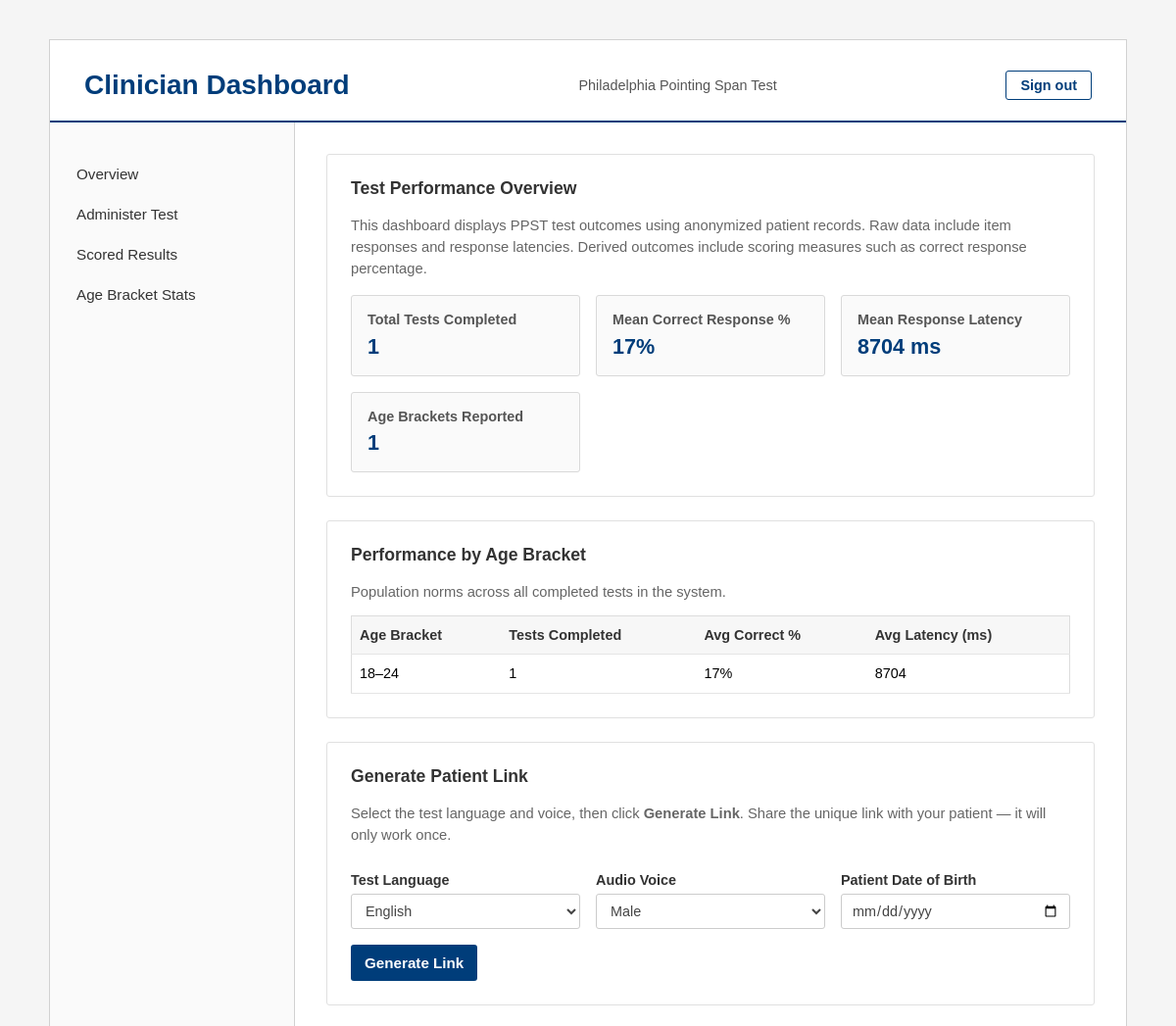
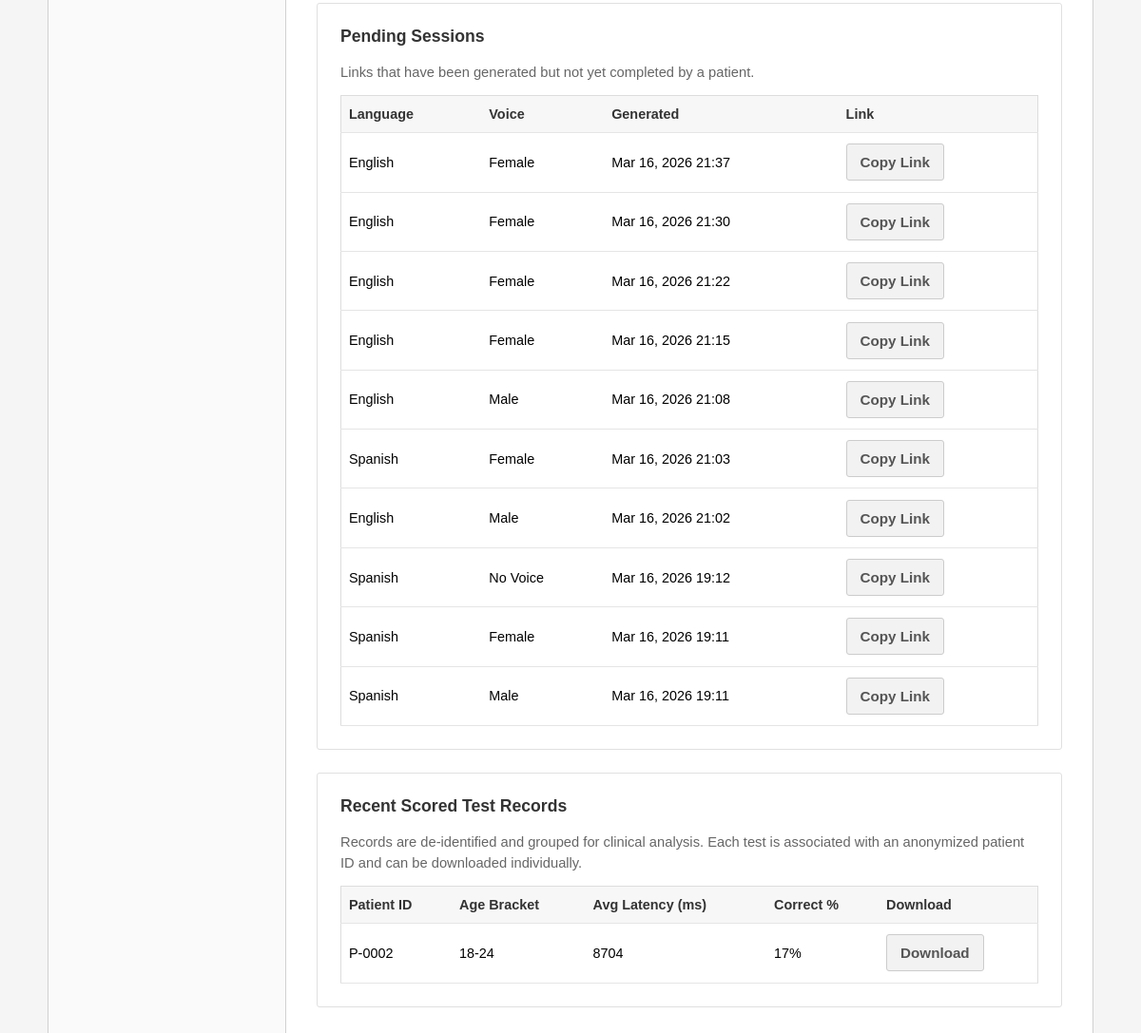
Page /clinician/dashboard/ (signed in) on the committed database (2 pictures, top to bottom).
### ppst/models.py (models this page shows, shortened)
class TestSession(models.Model):
    AGE_BRACKET_CHOICES = [
        ("18-24",  "18–24"),
        ("25-34",  "25–34"),
        ("35-44",  "35–44"),
        ("45-54",  "45–54"),
        ("55-64",  "55–64"),
        ("65-74",  "65–74"),
        ("75-84",  "75–84"),
        ("85+",    "85+"),
    ]
    LANGUAGE_CHOICES = [
        ("en", "English"),
        ("es", "Spanish"),
    ]
    VOICE_CHOICES = [
        ("male",   "Male"),
        ("female", "Female"),
        ("none",   "No Voice"),
    ]
    access_token = models.UUIDField(default=uuid.uuid4, unique=True, editable=False)
    clinician = models.ForeignKey(
        Clinician,
        on_delete=models.SET_NULL,
        null=True,
        blank=True,
        related_name="sessions",
    )
    age_bracket = models.CharField(max_length=10, choices=AGE_BRACKET_CHOICES)
    language    = models.CharField(max_length=5,  choices=LANGUAGE_CHOICES, default="en")
    voice       = models.CharField(max_length=10, choices=VOICE_CHOICES,    default="male")
    is_completed = models.BooleanField(default=False)
    created_at   = models.DateTimeField(auto_now_add=True)
    completed_at = models.DateTimeField(null=True, blank=True)

### ppst/views.py (the view)
# urls.py: path("clinician/dashboard/",          views.clinician_dashboard, name="clinician_dashboard"),
@login_required(login_url="/login/")
def clinician_dashboard(request):
    from django.db.models import Avg
    clinician = getattr(request.user, "clinician", None)
    all_sessions = TestSession.objects.filter(clinician=clinician)
    completed_sessions = all_sessions.filter(is_completed=True)
    expiry_time = timezone.now() - timedelta(hours=48)
    pending_sessions = all_sessions.filter(
        is_completed=False,
        created_at__gte=expiry_time
    ).order_by("-created_at")[:10]
    stats = TrialResponse.objects.filter(
        session__in=completed_sessions
    ).aggregate(mean_latency=Avg("latency_ms"))
    recent_results = []
    for s in completed_sessions.order_by("-completed_at")[:20]:
        responses = s.trial_responses.all()
        correct = responses.filter(is_correct=True).count()
        avg_latency = responses.aggregate(avg=Avg("latency_ms"))["avg"] or 0
        export_url = request.build_absolute_uri(
            reverse("export_session", args=[s.access_token])
        )
        recent_results.append({
            "patient_id": f"P-{s.pk:04d}",
            "age_bracket": s.age_bracket,
            "avg_latency_ms": round(avg_latency),
            "correct_percent": round(correct / 12 * 100),
            "export_url": export_url,
        })
    total = completed_sessions.count()
    mean_correct = 0
    if total:
        all_responses = TrialResponse.objects.filter(session__in=completed_sessions)
        total_response_count = all_responses.count()
        correct_total = all_responses.filter(is_correct=True).count()
        mean_correct = round(correct_total / total_response_count * 100) if total_response_count else 0
    pending_rows = []
    for s in pending_sessions:
        pending_rows.append({
            "token": str(s.access_token),
            "language": s.get_language_display(),
            "voice": s.get_voice_display(),
            "created_at": s.created_at,
            "patient_url": request.build_absolute_uri(
                reverse("patient_access", args=[s.access_token])
            ),
        })
    all_completed = TestSession.objects.filter(is_completed=True)
    bracket_stats = []
    for bracket, label in TestSession.AGE_BRACKET_CHOICES:
        bracket_sessions = all_completed.filter(age_bracket=bracket)
        bracket_responses = TrialResponse.objects.filter(session__in=bracket_sessions)
        count = bracket_sessions.count()
        if count > 0:
            correct = bracket_responses.filter(is_correct=True).count()
            total_responses = bracket_responses.count()
            avg_lat = bracket_responses.aggregate(avg=Avg("latency_ms"))["avg"] or 0
            correct_pct = round(correct / total_responses * 100) if total_responses else 0
            bracket_stats.append({
                "bracket": label,
                "count": count,
                "correct_pct": correct_pct,
                "avg_latency": round(avg_lat),
            })
    context = {
        "total_tests": total,
        "mean_correct_percent": mean_correct,
        "mean_latency_ms": round(stats["mean_latency"] or 0),
        "age_bracket_count": completed_sessions.values("age_bracket").distinct().count(),
        "recent_results": recent_results,
        "pending_rows": pending_rows,
        "bracket_stats": bracket_stats,
        "generate_url": request.build_absolute_uri(reverse("generate_session")),
    }
    return render(request, "ppst/clinician_dashboard.html", context)

### ppst/templates/ppst/clinician_dashboard.html (shortened to what this page needs)
<!DOCTYPE html>
<html lang="en">
<head>
</head>
<body>
    <div class="dashboard-shell">
        <div class="navbar">
            <h1>Clinician Dashboard</h1>
            <div class="subtitle">Philadelphia Pointing Span Test</div>
            <a href="/logout/" style="color:#003d7a;font-weight:600;font-size:0.9rem;text-decoration:none;border:1px solid #003d7a;padding:6px 14px;border-radius:3px;">Sign out</a>
        </div>
        <div class="container">
            <div class="sidebar">
                <a href="#overview">Overview</a>
                <a href="#administer">Administer Test</a>
                <a href="#results">Scored Results</a>
                <a href="#age-stats">Age Bracket Stats</a>
            </div>
            <div class="main-content">
                <div class="card" id="overview">
                    <h2>Test Performance Overview</h2>
                    <p>This dashboard displays PPST test outcomes using anonymized patient records. Raw data include item responses and response latencies. Derived outcomes include scoring measures such as correct response percentage.</p>
                    <div class="grid">
                        <div class="metric">
                            <h3>Total Tests Completed</h3>
                            <div class="value">{{ total_tests|default:"0" }}</div>
                        </div>
                        <div class="metric">
                            <h3>Mean Correct Response %</h3>
                            <div class="value">{{ mean_correct_percent|default:"0" }}%</div>
                        </div>
                        <div class="metric">
                            <h3>Mean Response Latency</h3>
                            <div class="value">{{ mean_latency_ms|default:"0" }} ms</div>
                        </div>
                        <div class="metric">
                            <h3>Age Brackets Reported</h3>
                            <div class="value">{{ age_bracket_count|default:"0" }}</div>
                        </div>
                    </div>
                </div>
                <div class="card" id="age-stats">
                    <h2>Performance by Age Bracket</h2>
                    <p>Population norms across all completed tests in the system.</p>
                    <table>
                        <thead>
                            <tr>
                                <th>Age Bracket</th>
                                <th>Tests Completed</th>
                                <th>Avg Correct %</th>
                                <th>Avg Latency (ms)</th>
                            </tr>
                        </thead>
                        <tbody>
                            {% for row in bracket_stats %}
                            <tr>
                                <td>{{ row.bracket }}</td>
                                <td>{{ row.count }}</td>
                                <td>{{ row.correct_pct }}%</td>
                                <td>{{ row.avg_latency }}</td>
                            </tr>
                            {% empty %}
                            <tr>
                                <td colspan="4">No age bracket data available yet.</td>
                            </tr>
                            {% endfor %}
                        </tbody>
                    </table>
                </div>
                <div class="card" id="administer">
                    <h2>Generate Patient Link</h2>
                    <p>Select the test language and voice, then click <strong>Generate Link</strong>. Share the unique link with your patient — it will only work once.</p>
                    <div class="field-row">
                        <div class="field-group" style="flex:1">
                            <label class="field-label" for="gen-language">Test Language</label>
                            <select class="field-input" id="gen-language">
                                <option value="en">English</option>
                            </select>
                        </div>
                        <div class="field-group" style="flex:1">
                            <label class="field-label" for="gen-voice">Audio Voice</label>
                            <select class="field-input" id="gen-voice">
                                <option value="male">Male</option>
                            </select>
                        </div>
                        <div class="field-group" style="flex:1">
                            <label class="field-label" for="gen-dob">Patient Date of Birth</label>
                            <input class="field-input" type="date" id="gen-dob" autocomplete="off">
                        </div>
                    </div>
                    <div class="actions">
                        <button class="btn btn-primary" type="button" id="gen-btn">Generate Link</button>
                    </div>
                </div>
                <div class="card" id="pending">
                    <h2>Pending Sessions</h2>
                    <p>Links that have been generated but not yet completed by a patient.</p>
                    <table>
                        <thead>
                            <tr>
                                <th>Language</th>
                                <th>Voice</th>
                                <th>Generated</th>
                                <th>Link</th>
                            </tr>
                        </thead>
                        <tbody>
                            {% for row in pending_rows %}
                            <tr>
                                <td>{{ row.language }}</td>
                                <td>{{ row.voice }}</td>
                                <td>{{ row.created_at|date:"M d, Y H:i" }}</td>
                                <td>
                                    <button class="btn btn-secondary copy-pending-btn"
                                            data-url="{{ row.patient_url }}">Copy Link</button>
                                </td>
                            </tr>
                            {% empty %}
                            <tr><td colspan="4">No pending sessions.</td></tr>
                            {% endfor %}
                        </tbody>
                    </table>
                </div>
                <div class="card" id="results">
                    <h2>Recent Scored Test Records</h2>
                    <p>Records are de-identified and grouped for clinical analysis. Each test is associated with an anonymized patient ID and can be downloaded individually.</p>
                    <table>
                        <thead>
                            <tr>
                                <th>Patient ID</th>
                                <th>Age Bracket</th>
                                <th>Avg Latency (ms)</th>
                                <th>Correct %</th>
                                <th>Download</th>
                            </tr>
                        </thead>
                        <tbody>
                            {% for row in recent_results %}
                            <tr>
                                <td>{{ row.patient_id }}</td>
                                <td>{{ row.age_bracket }}</td>
                                <td>{{ row.avg_latency_ms }}</td>
                                <td>{{ row.correct_percent }}%</td>
                                <td>
                                    <a class="btn btn-secondary" href="{{ row.export_url|default:'#' }}">Download</a>
                                </td>
                            </tr>
                            {% empty %}
                            <tr>
                                <td colspan="5">No completed tests available yet.</td>
                            </tr>
                            {% endfor %}
                        </tbody>
                    </table>
                </div>
            </div>
        </div>
    </div>
</body>
</html>

### ppst/templates/ppst/clinician_dashboard.html (style rules this page uses)
* { margin: 0; padding: 0; box-sizing: border-box; }
body { font-family: Arial, Helvetica, sans-serif; background: #f5f5f5; min-height: 100vh; padding: 20px; }
.dashboard-shell { background: white; border: 1px solid #d1d1d1; max-width: 1100px; margin: 20px auto; }
.navbar { color: #003d7a; padding: 30px 35px 20px; border-bottom: 2px solid #003d7a; display: flex; justify-content: space-between; align-items: center; }
.navbar h1 { font-size: 1.75rem; font-weight: 600; }
.navbar .subtitle { font-size: 0.9rem; color: #555; }
.container { display: flex; }
.sidebar { width: 250px; border-right: 1px solid #d1d1d1; padding: 2rem 0; background: #fafafa; }
.sidebar a { display: block; padding: 0.75rem 1.5rem; color: #333; text-decoration: none; transition: background-color 0.3s; border-left: 3px solid transparent; font-size: 0.95rem; }
.main-content { flex: 1; padding: 2rem; }
.card { background-color: #fff; border: 1px solid #e0e0e0; padding: 1.5rem; margin-bottom: 1.5rem; border-radius: 3px; }
.card h2 { margin-bottom: 1rem; color: #333; font-size: 1.1rem; }
.card p { color: #666; font-size: 0.92rem; line-height: 1.5; }
.grid { display: grid; grid-template-columns: repeat(auto-fit, minmax(210px, 1fr)); gap: 1rem; margin-top: 1rem; }
.metric { border: 1px solid #d9d9d9; border-radius: 3px; padding: 1rem; background: #fafafa; }
.metric h3 { font-size: 0.9rem; color: #555; margin-bottom: 0.4rem; }
.metric .value { font-size: 1.35rem; font-weight: 700; color: #003d7a; }
.actions { display: flex; flex-wrap: wrap; gap: 0.75rem; margin-top: 1rem; }
.field-row { display: flex; gap: 1rem; margin-top: 0.85rem; flex-wrap: wrap; }
.field-group { margin-top: 0.85rem; }
.field-label { display: block; color: #333; font-weight: 600; margin-bottom: 0.35rem; font-size: 0.9rem; }
.field-input { width: 100%; padding: 8px 10px; border: 1px solid #ccc; border-radius: 3px; font-size: 0.9rem; color: #444; background: #fff; font-family: Arial, Helvetica, sans-serif; }
.btn { display: inline-block; text-decoration: none; border: none; border-radius: 3px; padding: 10px 14px; font-size: 0.95rem; font-weight: 600; cursor: pointer; font-family: Arial, Helvetica, sans-serif; }
.btn-primary { background: #003d7a; color: #fff; }
.btn-secondary { background: #f2f2f2; color: #555; border: 1px solid #ccc; }
table { width: 100%; border-collapse: collapse; margin-top: 0.8rem; border: 1px solid #ddd; }
th, td { border-bottom: 1px solid #e5e5e5; text-align: left; padding: 0.7rem 0.5rem; font-size: 0.9rem; }
th { color: #333; font-weight: 700; background: #f7f7f7; }

### rows in the picture
TestSession: created_at "Mar 16, 2026 21:37"
TestSession: created_at "Mar 16, 2026 21:30"
TestSession: created_at "Mar 16, 2026 21:22"
TestSession: created_at "Mar 16, 2026 21:15"
TestSession: created_at "Mar 16, 2026 21:08"
TestSession: created_at "Mar 16, 2026 21:03"
TestSession: created_at "Mar 16, 2026 21:02"
TestSession: created_at "Mar 16, 2026 19:12"
TestSession: created_at "Mar 16, 2026 19:11"
TestSession: created_at "Mar 16, 2026 19:11"
TestSession: age_bracket "18-24"

### other values in the picture
{{ total_tests|default:"0" }} "1"
{{ mean_correct_percent|default:"0" }} "17"
{{ mean_latency_ms|default:"0" }} "8704"
{{ age_bracket_count|default:"0" }} "1"
{{ row.bracket }} "18–24"
{{ row.count }} "1"
{{ row.correct_pct }} "17"
{{ row.avg_latency }} "8704"
{{ row.language }} "English" "English" "English" "English" "English" "Spanish" "English" "Spanish" "Spanish" "Spanish"
{{ row.voice }} "Female" "Female" "Female" "Female" "Male" "Female" "Male" "No Voice" "Female" "Male"
{{ row.patient_id }} "P-0002"
{{ row.avg_latency_ms }} "8704"
{{ row.correct_percent }} "17"
